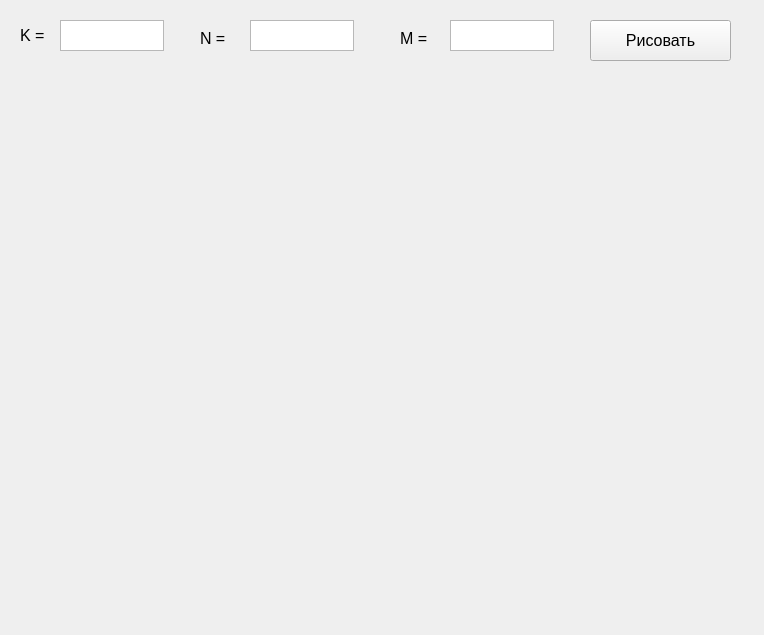
<?xml version="1.0" encoding="UTF-8"?>
<ui version="4.0">
 <class>Form</class>
 <widget class="QWidget" name="Form">
  <property name="geometry">
   <rect>
    <x>0</x>
    <y>0</y>
    <width>764</width>
    <height>635</height>
   </rect>
  </property>
  <property name="font">
   <font>
    <pointsize>12</pointsize>
   </font>
  </property>
  <property name="windowTitle">
   <string>Form</string>
  </property>
  <widget class="QLabel" name="label">
   <property name="geometry">
    <rect>
     <x>20</x>
     <y>25</y>
     <width>41</width>
     <height>21</height>
    </rect>
   </property>
   <property name="text">
    <string>K =</string>
   </property>
  </widget>
  <widget class="QLabel" name="label_2">
   <property name="geometry">
    <rect>
     <x>200</x>
     <y>30</y>
     <width>41</width>
     <height>16</height>
    </rect>
   </property>
   <property name="text">
    <string>N =</string>
   </property>
  </widget>
  <widget class="QLabel" name="label_3">
   <property name="geometry">
    <rect>
     <x>400</x>
     <y>30</y>
     <width>41</width>
     <height>16</height>
    </rect>
   </property>
   <property name="text">
    <string>M =</string>
   </property>
  </widget>
  <widget class="QPushButton" name="pushButton">
   <property name="geometry">
    <rect>
     <x>590</x>
     <y>20</y>
     <width>141</width>
     <height>41</height>
    </rect>
   </property>
   <property name="text">
    <string>Рисовать</string>
   </property>
  </widget>
  <widget class="QTextEdit" name="textEdit_K">
   <property name="geometry">
    <rect>
     <x>60</x>
     <y>20</y>
     <width>104</width>
     <height>31</height>
    </rect>
   </property>
  </widget>
  <widget class="QTextEdit" name="textEdit_N">
   <property name="geometry">
    <rect>
     <x>250</x>
     <y>20</y>
     <width>104</width>
     <height>31</height>
    </rect>
   </property>
  </widget>
  <widget class="QTextEdit" name="textEdit_M">
   <property name="geometry">
    <rect>
     <x>450</x>
     <y>20</y>
     <width>104</width>
     <height>31</height>
    </rect>
   </property>
  </widget>
 </widget>
 <resources/>
 <connections/>
</ui>
